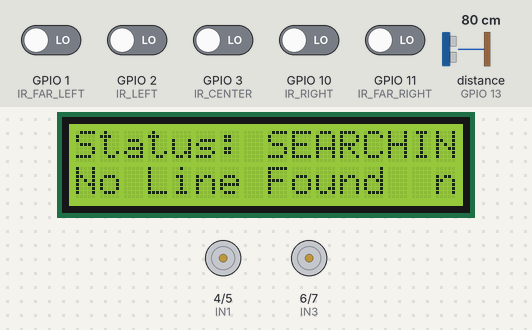
The sketch below on a simulated ESP32-S3. Shown: 16×2 character LCD, motor-driver pin pairs drawn as motors (green arrow = first pin HIGH = forward, orange = second pin HIGH = backward, longer = more drive, scaled by the enable pin). Wiring (inferred from the names in the program): ultrasonic range finder: trigger GPIO 12; echo GPIO 13. Inputs (shaded band) come from the test bench; at power-on: GPIO 1 (IR_FAR_LEFT), GPIO 2 (IR_LEFT), GPIO 3 (IR_CENTER), GPIO 10 (IR_RIGHT), GPIO 11 (IR_FAR_RIGHT) LOW, distance to the obstacle (sensor on GPIO 13) 80 cm. The echo pulse lasts 58.3 µs per cm; what the sketch prints to the serial monitor is not drawn.

Above: at 2.3 s.
2.4 s: GPIO 1 (IR_FAR_LEFT) driven HIGH
At 3.7 s:
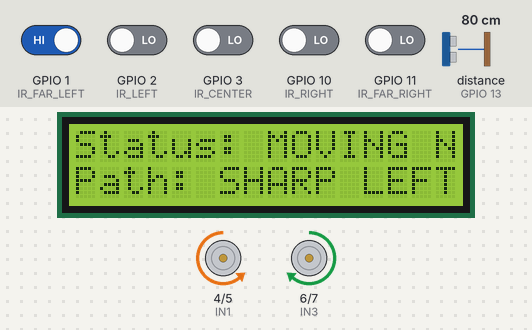
4.0 s: GPIO 3 (IR_CENTER) driven HIGH
At 4.8 s:
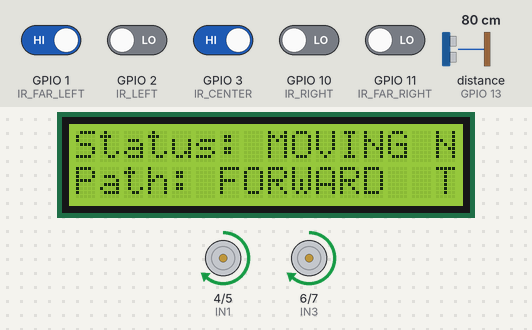
5.5 s: GPIO 10 (IR_RIGHT) driven HIGH
At 6.4 s:
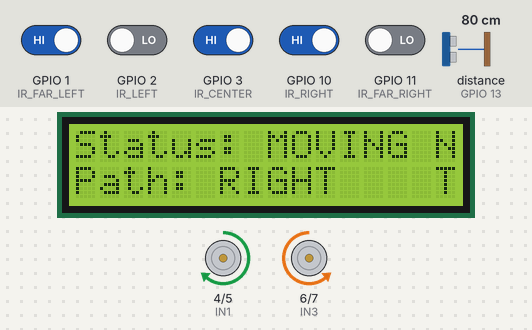
7.1 s: distance to the obstacle (sensor on GPIO 13) set to 18 cm
8.6 s: distance to the obstacle (sensor on GPIO 13) set to 15 cm
At 9.4 s:
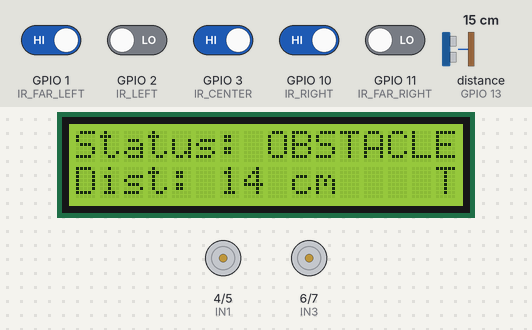
10.1 s: distance to the obstacle (sensor on GPIO 13) set to 35 cm
At 11.0 s:
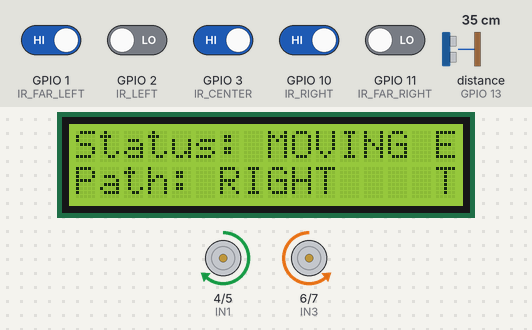
Timing chart, 0 to 12.6 s (numbered marks = the images above; inputs shaded):
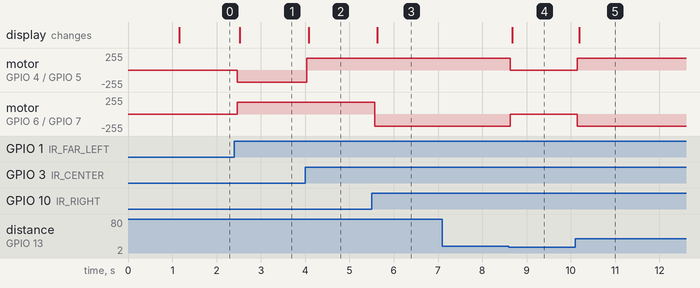

Measured:
- the behaviour switches between 17 and 16 cm on distance to the obstacle (sensor on GPIO 13) (found by bisection; images 3 and 4)
- after the input at 2.4 s, motor on GPIO 4 (IN1) / GPIO 5 (IN2): stopped → backward 180/255 after 0.07 s; motor on GPIO 6 (IN3) / GPIO 7 (IN4): stopped → forward 180/255 after 0.07 s; the display: changes after 0.12 s (image 1)
- after the input at 4.0 s, motor on GPIO 4 (IN1) / GPIO 5 (IN2): backward 180/255 → forward 180/255 at once; the display: changes after 0.08 s (image 2)
- after the input at 5.5 s, motor on GPIO 6 (IN3) / GPIO 7 (IN4): forward 180/255 → backward 180/255 after 0.08 s; the display: changes after 0.12 s (image 3)
- after the input at 7.1 s, every drawn part: stays the same
- after the input at 8.6 s, motor on GPIO 4 (IN1) / GPIO 5 (IN2): forward 180/255 → stopped at once; motor on GPIO 6 (IN3) / GPIO 7 (IN4): backward 180/255 → stopped at once; the display: changes after 0.08 s (image 4)
- after the input at 10.1 s, motor on GPIO 4 (IN1) / GPIO 5 (IN2): stopped → forward 180/255 at once; motor on GPIO 6 (IN3) / GPIO 7 (IN4): stopped → backward 180/255 at once; the display: changes after 0.09 s (image 5)

The sketch:

Sketch-code.ino
```cpp
#include <Wire.h>
#include <LiquidCrystal_I2C.h>

// 16x2 I2C LCD Setup (Address 0x27)
LiquidCrystal_I2C lcd(0x27, 16, 2);

// L298N Motor Driver Pins (আপনার দেওয়া পিন অনুযায়ী)
const int IN1 = 4;
const int IN2 = 5;
const int IN3 = 6;
const int IN4 = 7;
const int ENA = 15;
const int ENB = 16;

// 5x IR Line Sensor Pins (আপনার দেওয়া পিন অনুযায়ী)
const int IR_FAR_LEFT   = 1;
const int IR_LEFT       = 2;
const int IR_CENTER     = 3;
const int IR_RIGHT      = 10;
const int IR_FAR_RIGHT  = 11;

// HC-SR04 Ultrasonic Sensor Pins (আপনার দেওয়া পিন অনুযায়ী)
const int TRIG_PIN = 12;
const int ECHO_PIN = 13;

// Safety & Speed Thresholds
const int SAFE_DISTANCE = 15; // cm
const int MOTOR_SPEED   = 180;

void setup() {
  // Serial Monitor Initialization
  Serial.begin(115200);
  delay(1000);
  Serial.println("==========================================");
  Serial.println("   ESP32-S3 ROBOT SYSTEM DIAGNOSTICS      ");
  Serial.println("==========================================");

  // ESP32-S3 I2C Pins (SDA = GPIO 8, SCL = GPIO 9)
  Wire.begin(8, 9);
  lcd.init();
  lcd.backlight();

  lcd.setCursor(0, 0);
  lcd.print(" Diagnostic Mode");
  lcd.setCursor(0, 1);
  lcd.print("Check Serial Mon");

  // Motor Pins Configuration
  pinMode(IN1, OUTPUT);
  pinMode(IN2, OUTPUT);
  pinMode(IN3, OUTPUT);
  pinMode(IN4, OUTPUT);
  pinMode(ENA, OUTPUT);
  pinMode(ENB, OUTPUT);

  // 5x IR Pins Configuration
  pinMode(IR_FAR_LEFT, INPUT);
  pinMode(IR_LEFT, INPUT);
  pinMode(IR_CENTER, INPUT);
  pinMode(IR_RIGHT, INPUT);
  pinMode(IR_FAR_RIGHT, INPUT);

  // Ultrasonic Pins Configuration
  pinMode(TRIG_PIN, OUTPUT);
  pinMode(ECHO_PIN, INPUT);

  stopMotors();
  Serial.println("[SYSTEM SETUP COMPLETED]");
  Serial.println("Starting Real-Time Sensor & Motor Monitoring...\n");
}

void loop() {
  // ১. আল্ট্রাসোনিক সেন্সর রিডিং
  long distance = readUltrasonicDistance();

  // ২. ৫টি IR সেন্সর রিডিং
  int sFarLeft  = digitalRead(IR_FAR_LEFT);
  int sLeft     = digitalRead(IR_LEFT);
  int sCenter   = digitalRead(IR_CENTER);
  int sRight    = digitalRead(IR_RIGHT);
  int sFarRight = digitalRead(IR_FAR_RIGHT);

  String motorState = "STOPPED";
  String pathAction = "IDLE";

  // ৩. লজিক চেক ও মোটর ড্রাইভিং
  if (distance > 0 && distance <= SAFE_DISTANCE) {
    stopMotors();
    motorState = "STOPPED (OBSTACLE DETECTED)";
    pathAction = "BRAKE APPLIED";

    lcd.setCursor(0, 0);
    lcd.print("Status: OBSTACLE");
    lcd.setCursor(0, 1);
    lcd.print("Dist: ");
    lcd.print(distance);
    lcd.print(" cm   ");
  }
  else {
    // সব সেন্সর হাই হলে (Junction / Destination)
    if (sFarLeft == HIGH && sLeft == HIGH && sCenter == HIGH && sRight == HIGH && sFarRight == HIGH) {
      stopMotors();
      motorState = "STOPPED (AT JUNCTION)";
      pathAction = "TABLE REACHED";

      lcd.setCursor(0, 0);
      lcd.print("Status: JUNCTION");
      lcd.setCursor(0, 1);
      lcd.print("Table Reached  ");
    }
    // শুধু মাঝখানের সেন্সর লাইনে থাকলে সোজা চলবে
    else if (sCenter == HIGH && sLeft == LOW && sRight == LOW) {
      moveForward();
      motorState = "FORWARD";
      pathAction = "FOLLOWING LINE";

      lcd.setCursor(0, 0);
      lcd.print("Status: MOVING ");
      lcd.setCursor(0, 1);
      lcd.print("Path: FORWARD  ");
    }
    // সামান্য বামে সরলে সংশোধন
    else if (sLeft == HIGH && sCenter == HIGH) {
      turnLeft();
      motorState = "TURNING LEFT";
      pathAction = "CORRECTING LEFT";

      lcd.setCursor(0, 0);
      lcd.print("Status: MOVING ");
      lcd.setCursor(0, 1);
      lcd.print("Path: LEFT     ");
    }
    // সামান্য ডানে সরলে সংশোধন
    else if (sRight == HIGH && sCenter == HIGH) {
      turnRight();
      motorState = "TURNING RIGHT";
      pathAction = "CORRECTING RIGHT";

      lcd.setCursor(0, 0);
      lcd.print("Status: MOVING ");
      lcd.setCursor(0, 1);
      lcd.print("Path: RIGHT    ");
    }
    // তীব্র বামে মোড় (Sharp Left)
    else if (sFarLeft == HIGH || sLeft == HIGH) {
      turnLeft();
      motorState = "SHARP LEFT";
      pathAction = "HARD TURN LEFT";

      lcd.setCursor(0, 0);
      lcd.print("Status: MOVING ");
      lcd.setCursor(0, 1);
      lcd.print("Path: SHARP LEFT");
    }
    // তীব্র ডানে মোড় (Sharp Right)
    else if (sFarRight == HIGH || sRight == HIGH) {
      turnRight();
      motorState = "SHARP RIGHT";
      pathAction = "HARD TURN RIGHT";

      lcd.setCursor(0, 0);
      lcd.print("Status: MOVING ");
      lcd.setCursor(0, 1);
      lcd.print("Path: SHARP RIGHT");
    }
    // লাইন না পেলে স্টপ
    else {
      stopMotors();
      motorState = "STOPPED";
      pathAction = "NO LINE DETECTED";

      lcd.setCursor(0, 0);
      lcd.print("Status: SEARCHING");
      lcd.setCursor(0, 1);
      lcd.print("No Line Found  ");
    }
  }

  // --- SERIAL MONITOR DETAILED PRINTING ---
  Serial.println("------------------ SENSOR STATUS ------------------");
  Serial.print("IR Sensors [FL | L | C | R | FR] : ");
  Serial.print("[ ");
  Serial.print(sFarLeft);   Serial.print(" | ");
  Serial.print(sLeft);      Serial.print(" | ");
  Serial.print(sCenter);    Serial.print(" | ");
  Serial.print(sRight);     Serial.print(" | ");
  Serial.print(sFarRight);  Serial.println(" ]");

  Serial.print("Ultrasonic Distance        : ");
  if (distance == 999) {
    Serial.println("Out of Range (> 400 cm)");
  } else {
    Serial.print(distance);
    Serial.println(" cm");
  }

  Serial.print("Motor Status               : ");
  Serial.println(motorState);
  Serial.print("Current Robot Action       : ");
  Serial.println(pathAction);
  Serial.println("---------------------------------------------------\n");

  delay(50); // স্মুথ রেসপন্সের জন্য ৫০ মিলিসেকেন্ড ডিলে
}

// ----------------- Helper Functions -----------------

long readUltrasonicDistance() {
  digitalWrite(TRIG_PIN, LOW);
  delayMicroseconds(2);
  digitalWrite(TRIG_PIN, HIGH);
  delayMicroseconds(10);
  digitalWrite(TRIG_PIN, LOW);

  long duration = pulseIn(ECHO_PIN, HIGH, 30000);
  if (duration == 0) return 999;
  return (duration * 0.034) / 2;
}

void moveForward() {
  analogWrite(ENA, MOTOR_SPEED);
  analogWrite(ENB, MOTOR_SPEED);
  digitalWrite(IN1, HIGH);
  digitalWrite(IN2, LOW);
  digitalWrite(IN3, HIGH);
  digitalWrite(IN4, LOW);
}

void turnLeft() {
  analogWrite(ENA, MOTOR_SPEED);
  analogWrite(ENB, MOTOR_SPEED);
  digitalWrite(IN1, LOW);
  digitalWrite(IN2, HIGH);
  digitalWrite(IN3, HIGH);
  digitalWrite(IN4, LOW);
}

void turnRight() {
  analogWrite(ENA, MOTOR_SPEED);
  analogWrite(ENB, MOTOR_SPEED);
  digitalWrite(IN1, HIGH);
  digitalWrite(IN2, LOW);
  digitalWrite(IN3, LOW);
  digitalWrite(IN4, HIGH);
}

void stopMotors() {
  analogWrite(ENA, 0);
  analogWrite(ENB, 0);
  digitalWrite(IN1, LOW);
  digitalWrite(IN2, LOW);
  digitalWrite(IN3, LOW);
  digitalWrite(IN4, LOW);
}
```
